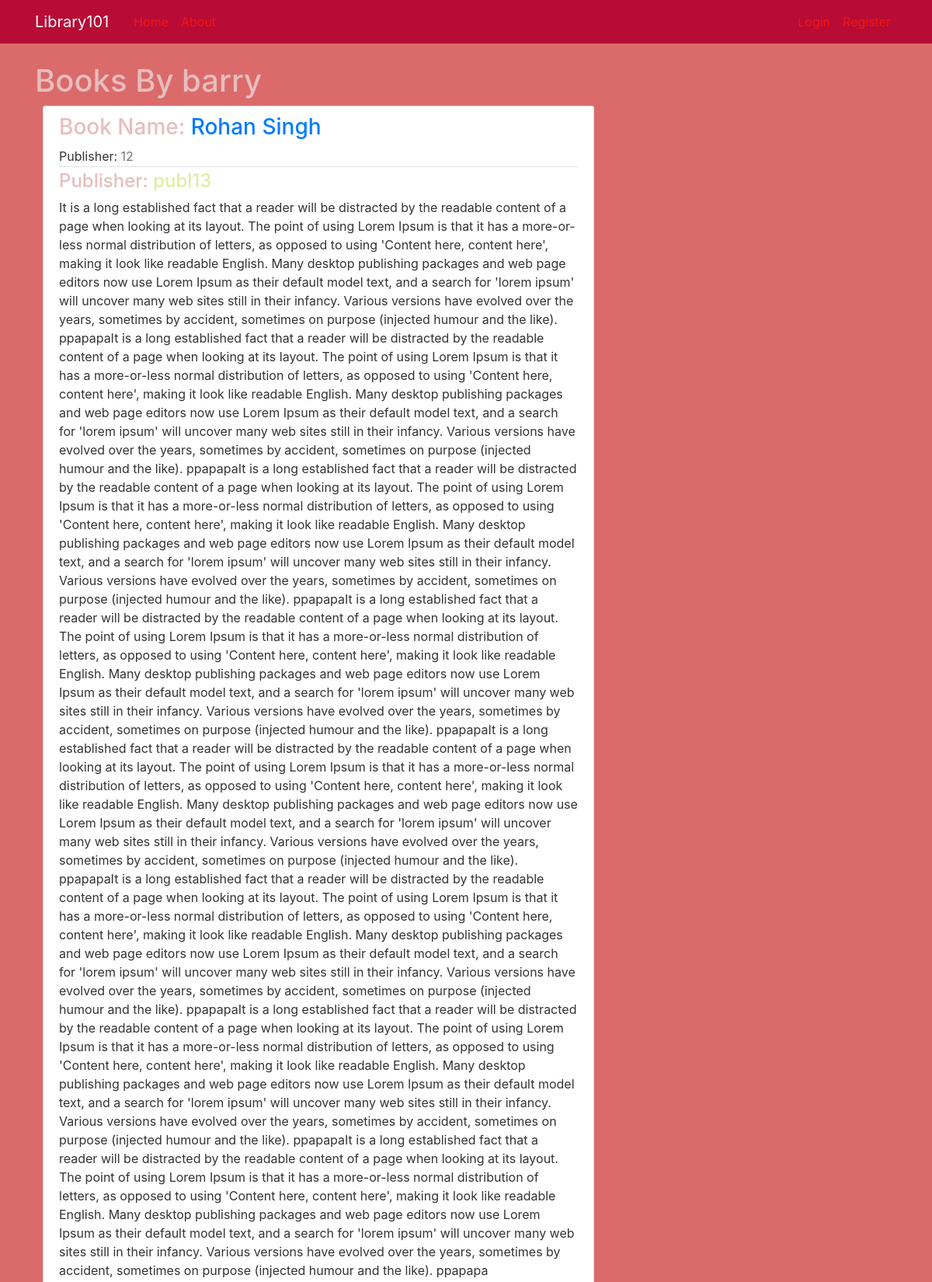
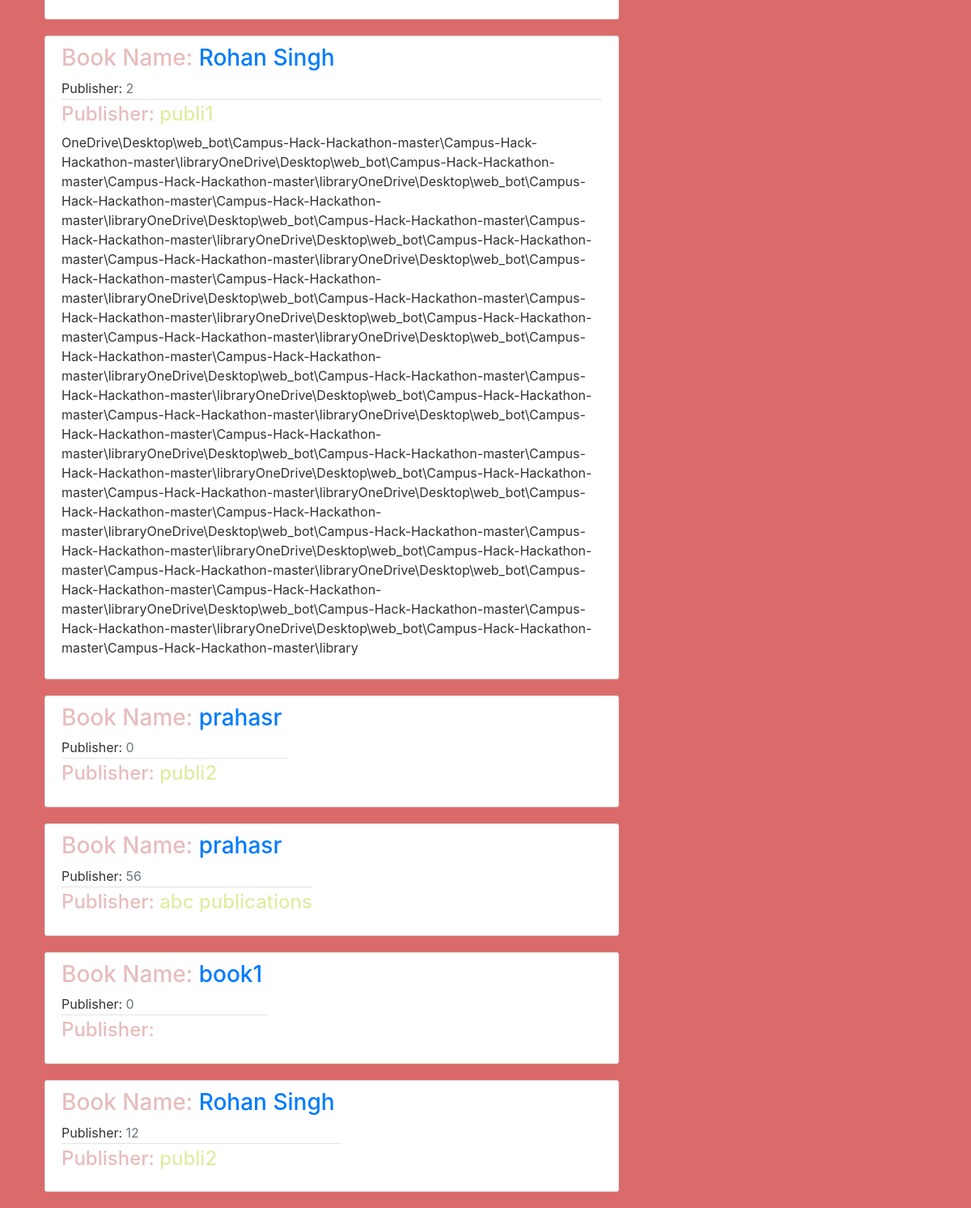
The app's page /author/barry , older data (2 pictures, top to bottom).
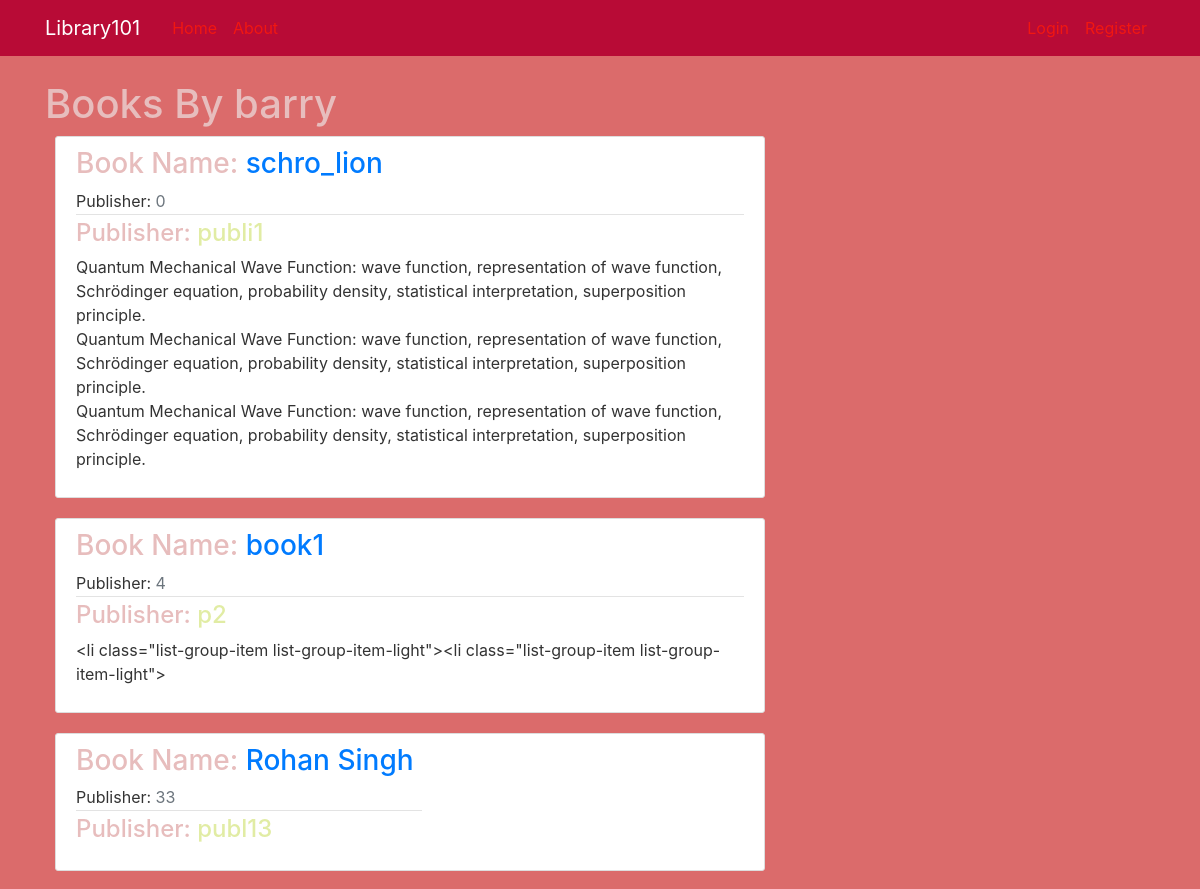
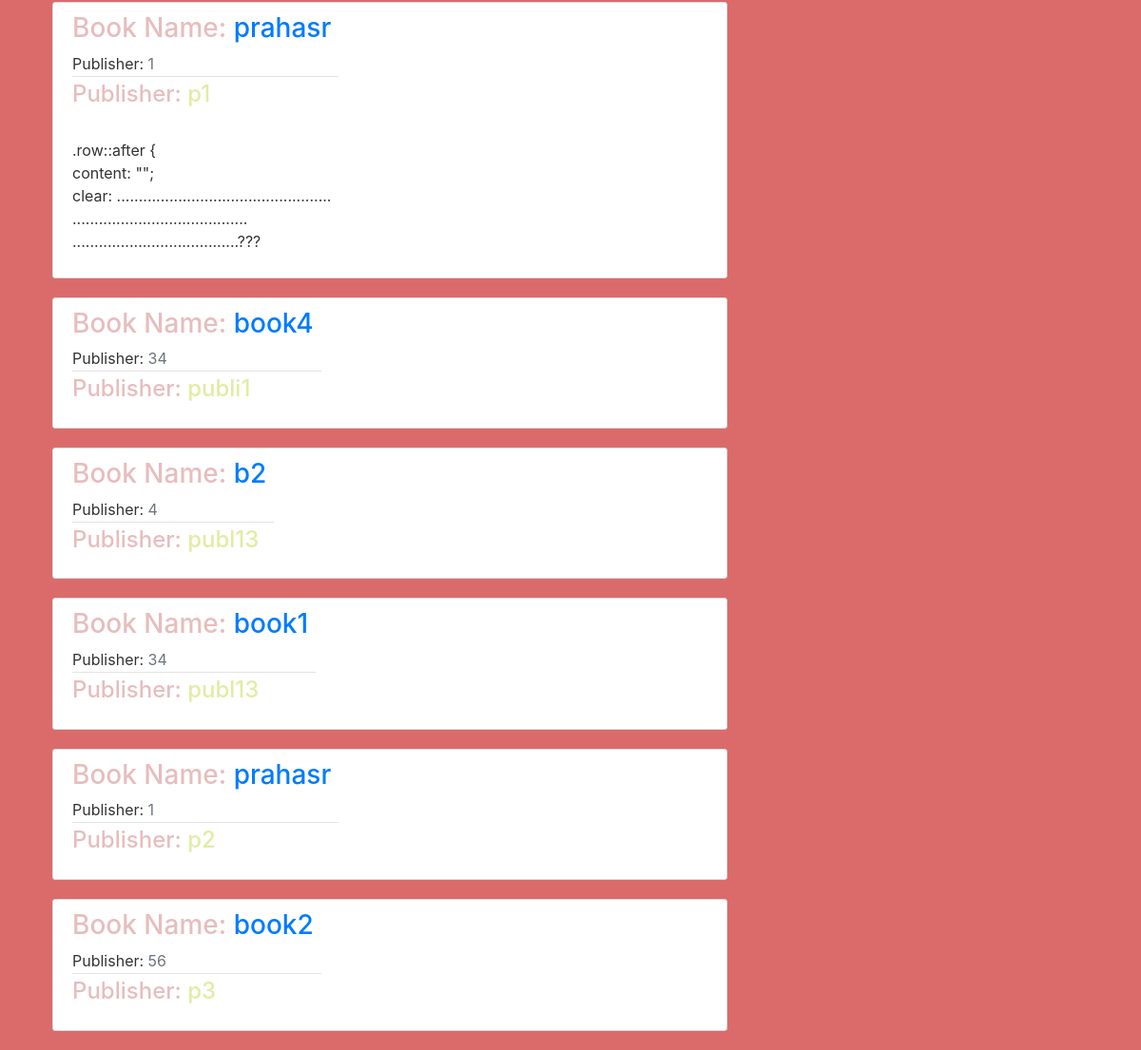
The same page, newer data (2 pictures, top to bottom).
### web_App/models.py (models this page shows, shortened)
class Book(db.Model):
    id = db.Column(db.Integer, primary_key=True)
    title = db.Column(db.String(100), nullable=False)
    genre = db.Column(db.String(40))
    writer = db.Column(db.String(20), nullable=False)
    publisher=db.Column(db.String(20), nullable=False)#db.Column(db.DateTime, nullable=False, default=datetime.utcnow)
    summary = db.Column(db.String(200), nullable=False)#db.Column(db.Text, nullable=False)
    availability=db.Column(db.Integer, nullable=False, default=0)
    img_file = db.Column(db.String(20), nullable=False, default='default1.jpeg')
    rating = db.Column(db.Integer ,nullable=False, default=0)
    posts = db.relationship('Post', backref='owner', lazy=True)
    issued = db.relationship('Irequest', backref='issued', lazy=True)

### web_App/route.py (the view)
@app.route("/author/<string:author_name>", methods=['GET', 'POST'])
def author(author_name):
    book_by_author = Book.query.filter_by(writer=author_name).all()
    name=author_name
    return render_template('author.html', title='Author', book_by_author=book_by_author, name=name )

### web_App/templates/author.html
{% extends "layout.html" %}
{% block content %}
<h1>Books By {{name}} </h1>
    {% for book in book_by_author %}
        <article class="media content-section">
          <div id="media-body">
            <div class="article-metadata">
                <div><h3>Book Name:
                    <a class="mr-2" href="{{url_for('book_page',book_id=book.id)}}">{{ book.title }} </a></h3></div>
                <div>
                   Publisher: <a class="text-muted">{{ book.availability }}</a>
                </div>
            </div>
            <div class="body-author">
            <h4>Publisher:<a class="article-title" href="{{url_for('publisher',publisher_name=book.publisher)}}"> {{ book.publisher }}</a></h4>
            <p class="article-content">{{ book.summary }}</p>
          </div>
        </article>
    {% endfor %}
{% endblock content %}

Row changes from the older to the newer data that the page shows:
removed Book: title "prahasr", availability "56", publisher "abc publications"
removed Book: title "book1", availability "0"
removed Book: title "Rohan Singh", availability "12", publisher "publi2"
now on this page (row edited): Book: title "schro_lion", availability "0", publisher "publi1", summary "Quantum Mechanical Wave Function: wave function, representation of wave function, Schrödinger equation, probability density, statistical interpretation, superposition principle. Quantum Mechanical Wave Function: wave function, representation of wave function, Schrödinger equation, probability density, statistical interpretation, superposition principle. Quantum Mechanical Wave Function: wave function, representation of wave function, Schrödinger equation, probability density, statistical interpretation, superposition principle."
changed Book: title "Rohan Singh" → "book1"; availability "12" → "4"; publisher "publ13" → "p2"; summary "It is a long established fact that a reader will be distracted by the readable content of a page when looking at its layout. The point of using Lorem Ipsum is that it has a more-or-less normal distribution of letters, as opposed to using 'Content here, content here', making it look like readable English. Many desktop publishing packages and web page editors now use Lorem Ipsum as their default model text, and a search for 'lorem ipsum' will uncover many web sites still in their infancy. Various versions have evolved over the years, sometimes by accident, sometimes on purpose (injected humour and the like). ppapapaIt is a long established fact that a reader will be distracted by the readable…" → "<li class=\"list-group-item list-group-item-light\"><li class=\"list-group-item list-group-item-light\">"
changed Book "Rohan Singh": availability "2" → "33"; publisher "publi1" → "publ13"; summary "OneDrive\\Desktop\\web_bot\\Campus-Hack-Hackathon-master\\Campus-Hack-Hackathon-master\\libraryOneDrive\\Desktop\\web_bot\\Campus-Hack-Hackathon-master\\Campus-Hack-Hackathon-master\\libraryOneDrive\\Desktop\\web_bot\\Campus-Hack-Hackathon-master\\Campus-Hack-Hackathon-master\\libraryOneDrive\\Desktop\\web_bot\\Campus-Hack-Hackathon-master\\Campus-Hack-Hackathon-master\\libraryOneDrive\\Desktop\\web_bot\\Campus-Hack-Hackathon-master\\Campus-Hack-Hackathon-master\\libraryOneDrive\\Desktop\\web_bot\\Campus-Hack-Hackathon-master\\Campus-Hack-Hackathon-master\\libraryOneDrive\\Desktop\\web_bot\\Campus-Hack-Hackathon-master\\Campus-Hack-Hackathon-master\\libraryOneDrive\\Desktop\\web_bot\\Campus-Hack-Hackathon-master\\Campus-Hack-Hack…" → (not shown)
now on this page (row edited): Book: title "prahasr", availability "1", publisher "p1", summary ".row::after { content: \"\"; clear: ................................................. ........................................ ......................................???"
now on this page (row edited): Book: title "book4", availability "34", publisher "publi1"
now on this page (row edited): Book: title "b2", availability "4", publisher "publ13"
changed Book (number 7 of 9 on the later page): title "prahasr" → "book1"; availability "0" → "34"; publisher "publi2" → "publ13"
now on this page (row edited): Book: title "prahasr", availability "1", publisher "p2"
now on this page (row edited): Book: title "book2", availability "56", publisher "p3"
